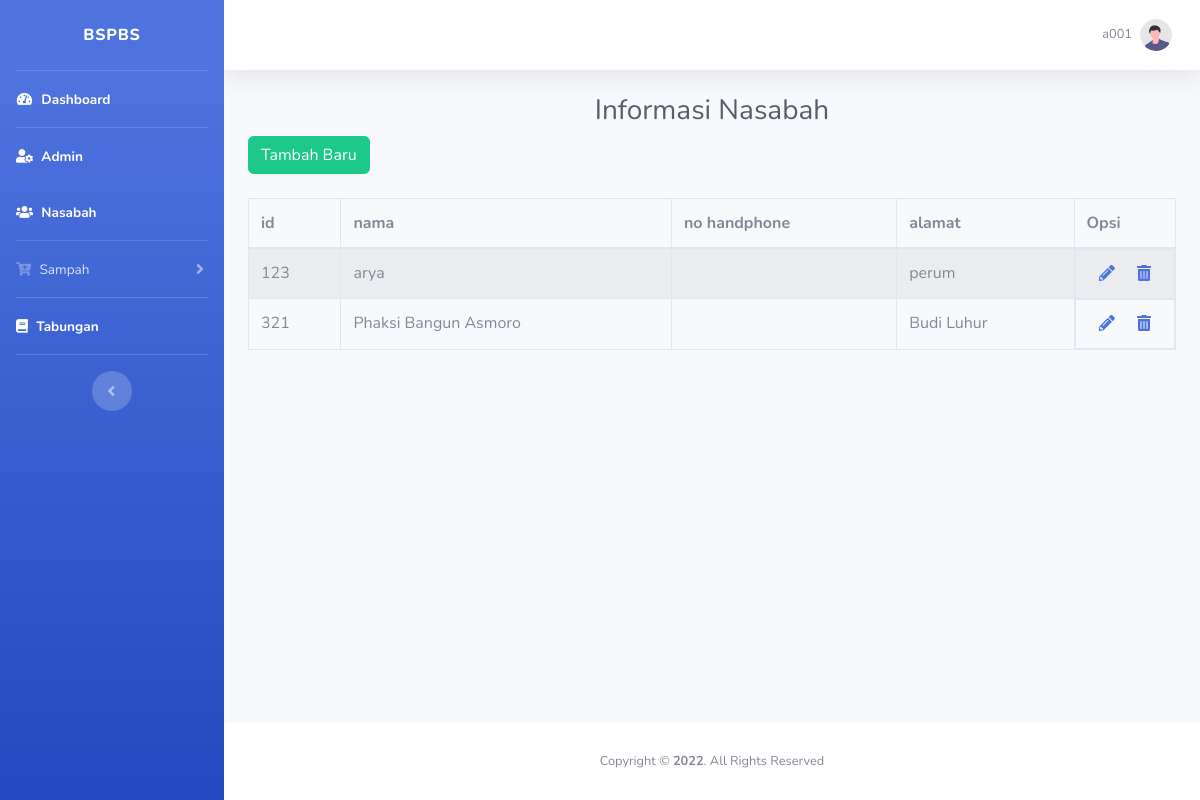
/tabel_nasabah.php (signed in), run on an earlier commit of the app's database.
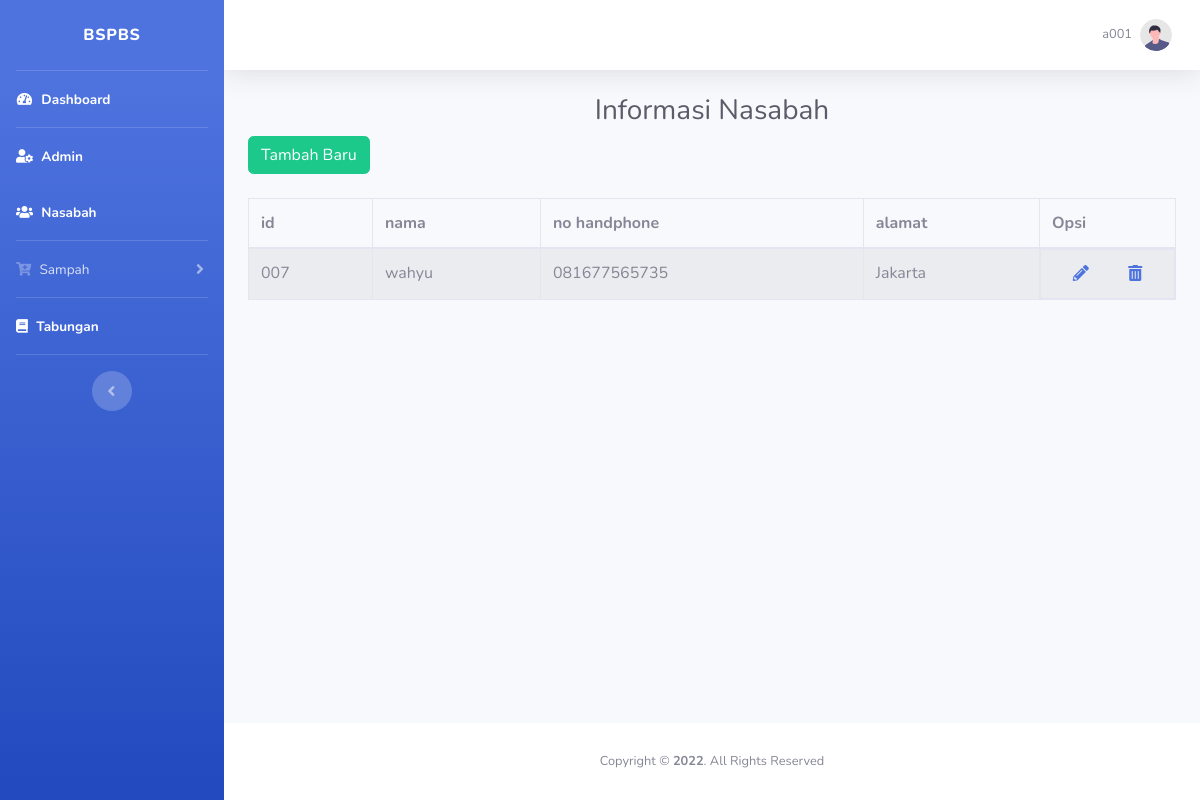
And on a later commit of the database.
### tables this page shows
CREATE TABLE `nasabah` (
  `id_nasabah` varchar(20) NOT NULL,
  `alamat` text DEFAULT NULL,
  `password` varchar(20) DEFAULT NULL,
  `nama` varchar(40) DEFAULT NULL,
  `no_hp` varchar(15) DEFAULT NULL
);

### tabel_nasabah.php (the view, shortened to what the changed rows need)
<!DOCTYPE html>
<html lang="en">
<head>
    <link href="vendor/fontawesome-free/css/all.min.css" rel="stylesheet" type="text/css">
    <link href="css/sb-admin-2.min.css" rel="stylesheet">
</head>
<body id="page-top">
    <div id="wrapper">
        <div id="content-wrapper" class="d-flex flex-column">
            <div id="content">
                <div class="container-fluid">
                    <h1 class="h3 mb-2 text-gray-800" align="center">Informasi Nasabah</h1>
                    <div class="mb-4">
                        <?php
                        require_once "config.php";
                        $sql = "SELECT * FROM nasabah";
                        if($result = mysqli_query($db, $sql)){
                            if(mysqli_num_rows($result) > 0){
                                echo "<table class='table table-bordered table-striped' >";
                                    echo "<thead>";
                                        echo "<tr>";
                                            echo "<th>id</th>";
                                            echo "<th>nama</th>";
                                            echo "<th>no handphone</th>";
                                            echo "<th>alamat</th>";
                                            echo "<th>Opsi</th>";
                                        echo "</tr>";
                                    echo "</thead>";
                                    echo "<tbody>";
                                    while($row = mysqli_fetch_array($result)){
                                        ?>
                                        <tr>
                                            <td><?php echo $row['id_nasabah']; ?></td>
                                            <td><?php echo $row['nama']; ?></td>
                                            <td><?php echo $row['no_hp']; ?></td>
                                            <td><?php echo $row['alamat']; ?></td>
                                            <td class='d-flex justify-content-around'>
                                                <a href="#" data-toggle="modal" data-target="#editModal<?php echo $row['id_nasabah']; ?>"><span class='fas fa-pencil-alt'></span></a>
                                                <a href="#" data-toggle="modal" data-target="#deleteModal<?php echo $row['id_nasabah']; ?>"><span class='fas fa-trash-alt'></span></a>
                                            </td>
                                        </tr>
                                        <?php
                                    }
                                    echo "</tbody>";
                                echo "</table>";
                            } else{
                                echo "<p class='lead'><em>No records were found.</em></p>";
                            }
                        } else{
                            echo "ERROR: Could not able to execute $sql. " . mysqli_error($db);
                        }
                        ?>
                    </div>
                </div>
            </div>
        </div>
    </div>
</body>

What changed in the data, as far as the page shows it:
removed nasabah: id_nasabah "123", nama "arya", alamat "perum"
removed nasabah: id_nasabah "321", nama "Phaksi Bangun Asmoro", alamat "Budi Luhur"
added nasabah: id_nasabah "007", nama "wahyu", no_hp "081677565735", alamat "Jakarta"
